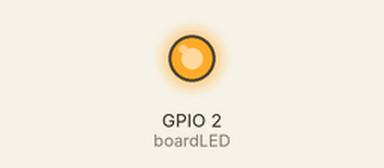
This sketch was run on a simulated ESP32. On the bench: output pins drawn as LEDs (lit = HIGH). WiFi joins after 1.5 s; servers stay silent unless stated; random numbers use the default seed unless the sketch sets one; no MQTT or app messages arrive unless stated; what the sketch prints to the serial monitor is not drawn.

Above: at 2.21 s.
At 7.3 s:
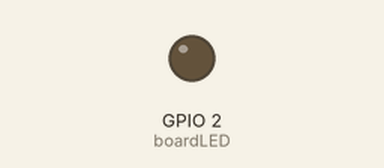
Timing chart, 0 to 15.5 s (numbered marks = the images above):
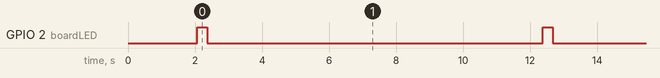

Measured:
- by itself, GPIO 2 (boardLED): alternates HIGH for 0.30 s and LOW for 10.0 s

The sketch:

ESP32_MQTT.ino
```cpp
/********************************************************************
 * Projeto: Envio de Dados MQTT com ESP32
 * Autor: André Tritiack
 * Placa: DOIT ESP32 DEVKIT V1
 *
 * Descrição:
 * Este projeto conecta o ESP32 a uma rede Wi-Fi e a um Broker MQTT.
 * A cada 10 segundos, envia uma mensagem JSON com:
 * - ID do grupo
 * - ID do módulo
 * - IP local
 * - Dados de sensores
 *
 * Bibliotecas utilizadas:
 * - WiFi (nativa)
 * - PubSubClient (instalar)
 * - ArduinoJson (instalar)
 *
 * Baseado em tutoriais da Random Nerd Tutorials e documentação oficial
 * da Espressif.
 ********************************************************************/

//----------------------------------------------------------
// Bibliotecas já disponíveis no ambiente ESP32

#include <WiFi.h>

//----------------------------------------------------------
// Bibliotecas a instalar pelo Gerenciador de Bibliotecas

#include <PubSubClient.h>
#include <ArduinoJson.h>

//----------------------------------------------------------
// Definições e configurações

#define boardLED 2 // LED onboard

// Identificadores
const char* ID        = "Grupo do Grupo";
const char* moduleID  = "ESP34_GdG";

// Wi-Fi
const char* SSID      = "Wokwi-GUEST";
const char* PASSWORD  = "";

// MQTT Broker
const char* BROKER_MQTT  = "4.221.156.111";
const int   BROKER_PORT  = 1883;
const char* mqttUser     = "";
const char* mqttPassword = "";

// Tópico MQTT
#define TOPICO_PUBLISH  "GrupodoGrupo/iot"

//----------------------------------------------------------
// Variáveis globais

WiFiClient espClient;
PubSubClient MQTT(espClient);
char buffer[256]; // Buffer para o JSON serializado

//----------------------------------------------------------
// Conexão Wi-Fi

void initWiFi() {
    WiFi.begin(SSID, PASSWORD);
    Serial.print("Conectando ao Wi-Fi");
    while (WiFi.status() != WL_CONNECTED) {
        delay(1000);
        Serial.print(".");
    }
    Serial.println("\nWi-Fi conectado!");
    Serial.print("IP: ");
    Serial.println(WiFi.localIP());
    Serial.print("MAC Address: ");
    Serial.println(WiFi.macAddress());
}

void reconectaWiFi() {
    if (WiFi.status() != WL_CONNECTED) {
        Serial.println("Reconectando Wi-Fi...");
        initWiFi();
    }
}

//----------------------------------------------------------
// Conexão MQTT

void initMQTT() {
    MQTT.setServer(BROKER_MQTT, BROKER_PORT);
    while (!MQTT.connected()) {
        Serial.println("Conectando ao Broker MQTT...");
        if (MQTT.connect(moduleID, mqttUser, mqttPassword)) {
            Serial.println("Conectado ao Broker!");
        } else {
            Serial.print("Falha na conexão. Estado: ");
            Serial.println(MQTT.state());
            delay(2000);
        }
    }
}

void verificaConexoesWiFiEMQTT() {
    reconectaWiFi();
    if (!MQTT.connected()) {
        initMQTT();
    }
    MQTT.loop();
}

//----------------------------------------------------------
// Envio e feedback

void enviaEstadoOutputMQTT() {
    MQTT.publish(TOPICO_PUBLISH, buffer);
    Serial.println("Mensagem publicada com sucesso!");
}

void piscaLed() {
    digitalWrite(boardLED, HIGH);
    delay(300);
    digitalWrite(boardLED, LOW);
}

//----------------------------------------------------------
// Setup inicial

void setup() {
    Serial.begin(115200);
    pinMode(boardLED, OUTPUT);
    digitalWrite(boardLED, LOW);
    initWiFi();
    initMQTT();
}

//----------------------------------------------------------
// Loop principal

void loop() {
    // Verifica e mantém conexões ativas com Wi-Fi e MQTT
    verificaConexoesWiFiEMQTT();

    // Montagem do documento JSON
    StaticJsonDocument<300> doc;

    // 1. Identificação
    doc["ID"]     = ID;
    doc["Sensor"] = moduleID;

    // 2. Rede
    doc["IP"]     = WiFi.localIP();

// 3. Dados de sensores simulados
    float temperatura = random(200, 350) / 10.0;
    float umidade     = random(400, 800) / 10.0;
    int   pressao     = random(980, 1050);
    int   altitude    = random(0, 500);

    doc["Temperatura"] = temperatura;
    doc["Umidade"]     = umidade;
    doc["Pressao"]     = pressao;
    doc["Altitude"]    = altitude;


    // Serializa JSON para string
    serializeJson(doc, buffer);

    // Exibe no monitor serial
    Serial.println(buffer);

    // Envia via MQTT
    enviaEstadoOutputMQTT();

    // Feedback visual
    piscaLed();

    // Intervalo de envio
    delay(10000);
}
```
